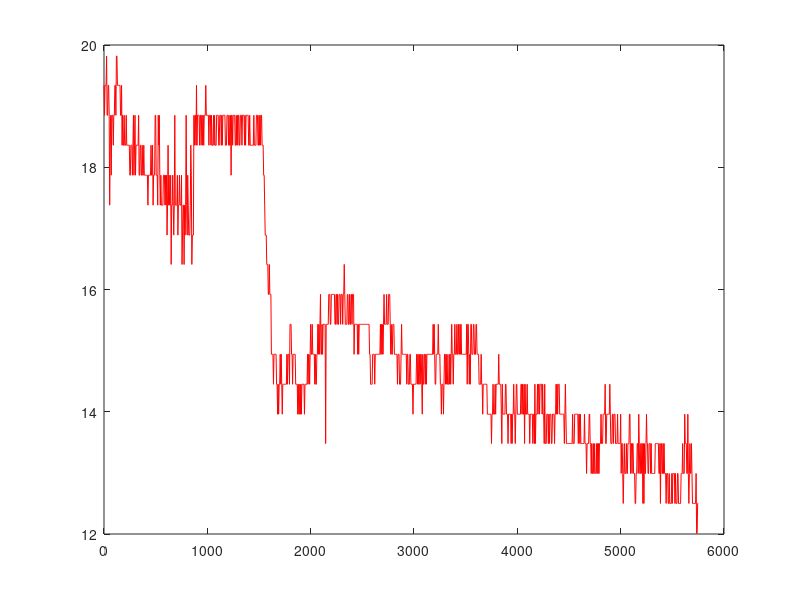

Write the MATLAB code that produced this figure.
% Read Files
fileIDCO = fopen('COSensor.txt','r');
CO = fscanf(fileIDCO,'%f');
CO=abs(CO);
fclose(fileIDCO);

fileID_TE = fopen('TESensor.txt','r');
TE = fscanf(fileID_TE,'%f');
fclose(fileID_TE);

time = [0:5:5750];
[a,b]=size(time)

%Graphs
plot(time(1:b),CO(1:b),'b-','LineWidth',2);
plot(time(1:b),TE(1:b),'r-');
%plot(TE);